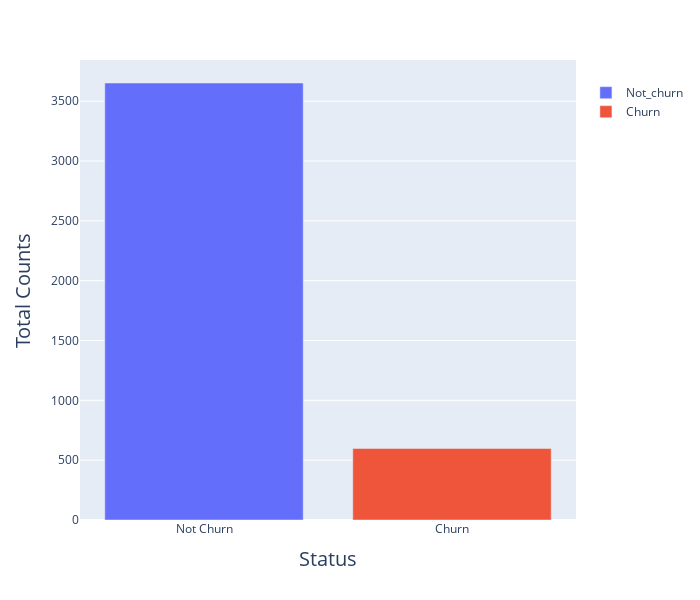

Write notebook code for a chart like this one.
### Code cell
chrun_prop = dataset_train['churn'].value_counts().to_frame()
fig = px.bar(data_frame=chrun_prop, x=chrun_prop.index, y='churn', color=['Not_churn', 'Churn'])
fig.update_layout(
    width=700, 
    height=600, 
    legend=dict(title=' '),
    xaxis=dict(tickvals=[0,1], ticktext=['Not Churn', 'Churn'], title='Status', title_font=dict(size=20)),
    yaxis=dict(title='Total Counts', title_font=dict(size=20))
)
fig.update_traces(
    hovertemplate='Status: %{x}<br>Total Counts: %{y}',
)
fig.show()

### Figure 1 — Plotly figure (JSON) as saved in the notebook; plotly's stock layout.template omitted (floating-point values rounded to 4 significant figures)
{"data": [{"alignmentgroup": "True", "hovertemplate": "Status: %{x}<br>Total Counts: %{y}", "legendgroup": "Not_churn", "marker": {"color": "#636efa", "pattern": {"shape": ""}}, "name": "Not_churn", "offsetgroup": "Not_churn", "orientation": "v", "showlegend": true, "textposition": "auto", "type": "bar", "x": [0], "xaxis": "x", "y": [3652], "yaxis": "y"}, {"alignmentgroup": "True", "hovertemplate": "Status: %{x}<br>Total Counts: %{y}", "legendgroup": "Churn", "marker": {"color": "#EF553B", "pattern": {"shape": ""}}, "name": "Churn", "offsetgroup": "Churn", "orientation": "v", "showlegend": true, "textposition": "auto", "type": "bar", "x": [1], "xaxis": "x", "y": [598], "yaxis": "y"}], "layout": {"barmode": "relative", "height": 600, "legend": {"title": {"text": " "}, "tracegroupgap": 0}, "margin": {"t": 60}, "width": 700, "xaxis": {"anchor": "y", "domain": [0, 1], "ticktext": ["Not Churn", "Churn"], "tickvals": [0, 1], "title": {"font": {"size": 20}, "text": "Status"}}, "yaxis": {"anchor": "x", "domain": [0, 1], "title": {"font": {"size": 20}, "text": "Total Counts"}}}}
